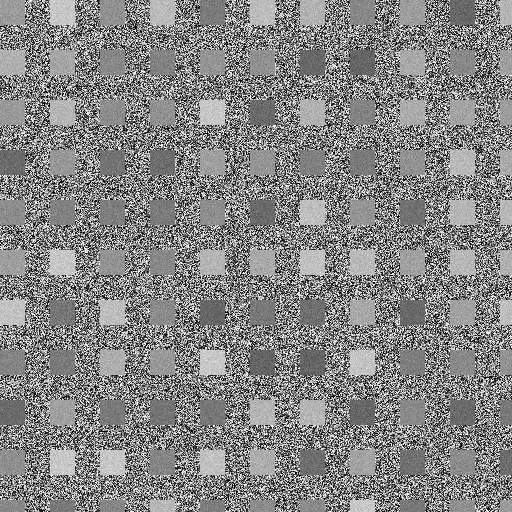
#> input picture src/denek/cover_image.jpg, 512 x 512 px
$ python watermark_embedder.py
#> lines starting #> are read from the running program, lines starting #| are printed output that depends on the picture; after the words box and inside, x2 and y2 are one past the last pixel; in counts of white or black regions, pixels touching at a corner belong together
### src/denek/watermark_generator.py
import numpy as np
import cv2
import os
from typing import Tuple, Dict

class WatermarkGenerator:
    """
    Generates watermark images with metadata structure for multi-band directional embedding.
    """

    def __init__(self, width: int = 64, height: int = 64):
        self.width = width
        self.height = height

    # [24 lines left out: function generate_sample_watermark, not called in this run]

    def create_metadata_bits(self, user_info: str = "User123",
                           model_info: str = "Model456",
                           timestamp: str = "20241201") -> Dict[str, np.ndarray]:
        """
        Convert metadata to binary bits for embedding.
        """
        metadata = {}

        # Convert strings to binary
        user_bits = self._string_to_bits(user_info)
        model_bits = self._string_to_bits(model_info)
        timestamp_bits = self._string_to_bits(timestamp)

        metadata['user'] = user_bits
        metadata['model'] = model_bits
        metadata['timestamp'] = timestamp_bits

        return metadata

    def _string_to_bits(self, text: str) -> np.ndarray:
        """Convert string to binary array."""
        binary_str = ''.join(format(ord(char), '08b') for char in text)
        return np.array([int(bit) for bit in binary_str])

    # [15 lines left out: functions save_watermark, load_watermark, not called in this run]

# [11 lines that do not run on import are left out]

### src/denek/watermark_embedder.py
import numpy as np
import cv2
import pywt
from typing import Tuple, Dict, List
import os

class MultiBandDirectionalEmbedder:
    """
    Multi-Band Directional Embedding using DWT and DCT with QIM.
    Embeds different metadata in different DWT sub-bands based on directionality.
    """

    def __init__(self, block_size: int = 8, alpha: float = 0.1):
        self.block_size = block_size
        self.alpha = alpha  # Embedding strength
        self.dct_coeff_pos = (3, 3)  # Mid-band DCT coefficient position

        # Sub-band assignments
        self.subband_assignments = {
            'LH': 'user',      # Horizontal details -> User metadata
            'HL': 'model',     # Vertical details -> Model metadata
            'HH': 'timestamp'  # Diagonal details -> Timestamp metadata
        }

    def embed_watermark(self, cover_image: np.ndarray, metadata_bits: Dict[str, np.ndarray]) -> np.ndarray:
        """
        Embed watermark using multi-band directional approach.

        Args:
            cover_image: Original grayscale image
            metadata_bits: Dictionary containing binary bits for each metadata type

        Returns:
            Watermarked image
        """
        # Ensure image is grayscale
        if len(cover_image.shape) == 3:
            cover_image = cv2.cvtColor(cover_image, cv2.COLOR_BGR2GRAY)

        # Perform 1-level DWT
        coeffs = pywt.dwt2(cover_image, 'haar')
        LL, (LH, HL, HH) = coeffs

        # Embed in each sub-band
        LH_embedded = self._embed_in_subband(LH, metadata_bits['user'], 'LH')
        HL_embedded = self._embed_in_subband(HL, metadata_bits['model'], 'HL')
        HH_embedded = self._embed_in_subband(HH, metadata_bits['timestamp'], 'HH')

        # Reconstruct the image
        coeffs_embedded = (LL, (LH_embedded, HL_embedded, HH_embedded))
        watermarked_image = pywt.idwt2(coeffs_embedded, 'haar')

        # Ensure proper data type and range
        watermarked_image = np.clip(watermarked_image, 0, 255).astype(np.uint8)

        return watermarked_image

    def _embed_in_subband(self, subband: np.ndarray, bits: np.ndarray, subband_name: str) -> np.ndarray:
        """
        Embed bits in a specific sub-band using DCT and QIM.
        """
        embedded_subband = subband.copy()
        bit_index = 0

        # Divide sub-band into blocks
        rows, cols = subband.shape
        for i in range(0, rows - self.block_size + 1, self.block_size):
            for j in range(0, cols - self.block_size + 1, self.block_size):
                if bit_index >= len(bits):
                    break

                # Extract block
                block = subband[i:i+self.block_size, j:j+self.block_size]

                # Perform DCT
                dct_block = cv2.dct(block.astype(np.float32))

                # Calculate adaptive step size based on local variance
                local_variance = np.var(block)
                step_size = self.alpha * (1 + local_variance / 1000)

                # Embed bit using QIM
                bit_to_embed = bits[bit_index]
                dct_block = self._qim_embed(dct_block, bit_to_embed, step_size)

                # Perform inverse DCT
                embedded_block = cv2.idct(dct_block)

                # Place back in sub-band
                embedded_subband[i:i+self.block_size, j:j+self.block_size] = embedded_block

                bit_index += 1

            if bit_index >= len(bits):
                break

        return embedded_subband

    def _qim_embed(self, dct_block: np.ndarray, bit: int, step_size: float) -> np.ndarray:
        """
        Quantization Index Modulation (QIM) embedding.
        """
        i, j = self.dct_coeff_pos
        coeff_value = dct_block[i, j]

        # Define quantization steps
        if bit == 1:
            # Embed '1' - use odd multiples of step_size
            quantized_value = np.round(coeff_value / step_size)
            if quantized_value % 2 == 0:
                quantized_value += 1
            dct_block[i, j] = quantized_value * step_size
        else:
            # Embed '0' - use even multiples of step_size
            quantized_value = np.round(coeff_value / step_size)
            if quantized_value % 2 == 1:
                quantized_value += 1
            dct_block[i, j] = quantized_value * step_size

        return dct_block

    def save_watermarked_image(self, watermarked_image: np.ndarray, filepath: str) -> None:
        """Save watermarked image to file."""
        cv2.imwrite(filepath, watermarked_image)
        print(f"Watermarked image saved to: {filepath}")

class WatermarkEmbedder:
    """
    Main class for watermark embedding operations.
    """

    def __init__(self, block_size: int = 8, alpha: float = 0.1):
        self.embedder = MultiBandDirectionalEmbedder(block_size, alpha)
        self.watermark_generator = None

    def embed_from_files(self, cover_image_path: str, watermark_path: str,
                        output_path: str, metadata: Dict[str, str] = None) -> np.ndarray:
        """
        Embed watermark from files.

        Args:
            cover_image_path: Path to cover image
            watermark_path: Path to watermark image (optional, can generate metadata)
            output_path: Path to save watermarked image
            metadata: Optional metadata dictionary

        Returns:
            Watermarked image
        """
#> called with cover_image_path = 'cover_image.jpg', watermark_path = '', output_path = 'watermarked_image.jpg'
        # Load cover image
        if not os.path.exists(cover_image_path):
            raise FileNotFoundError(f"Cover image not found: {cover_image_path}")

        cover_image = cv2.imread(cover_image_path, cv2.IMREAD_GRAYSCALE)
#> cover_image is the input picture: shape (512, 512); min 0, max 255, mean 132.8
        if cover_image is None:
            raise ValueError(f"Could not load cover image from: {cover_image_path}")

        # Generate or load metadata bits
        if metadata is None:
            metadata = {
                'user': 'User123',
                'model': 'Model456',
                'timestamp': '20241201'
            }

        # Convert metadata to bits
        from watermark_generator import WatermarkGenerator
        generator = WatermarkGenerator()
        metadata_bits = generator.create_metadata_bits(
            metadata['user'], metadata['model'], metadata['timestamp']
        )

        # Embed watermark
        watermarked_image = self.embedder.embed_watermark(cover_image, metadata_bits)
#> in embed_watermark, `LL, (LH, HL, HH) = coeffs`:
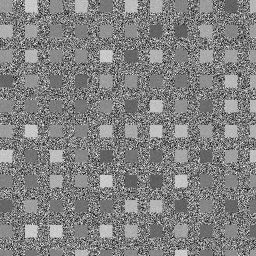
#> LL: shape (256, 256) float64; min 25, max 496.5, mean 265.7; drawn with min black and max white
#> in embed_watermark, `LL, (LH, HL, HH) = coeffs`:
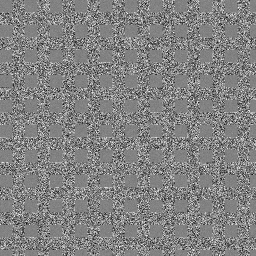
#> LH: shape (256, 256) float64; min -248.5, max 238.5, mean 0.7; drawn with min black and max white
#> in embed_watermark, `LL, (LH, HL, HH) = coeffs`:
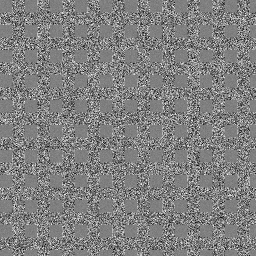
#> HL: shape (256, 256) float64; min -236, max 234, mean 0.5; drawn with min black and max white
#> in embed_watermark, `LL, (LH, HL, HH) = coeffs`:
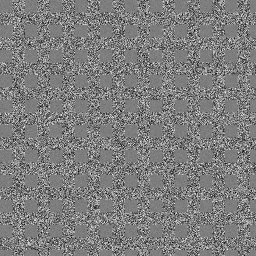
#> HH: shape (256, 256) float64; min -239, max 244.5, mean -0.3; drawn with min black and max white
#> after the loop in _embed_in_subband, `for i in range(0, rows - self.block_size + 1, self.block_size):`: embedded_subband: shape (256, 256) float64; 5.47% of pixels changed, all inside (x1, y1, x2, y2) = (0, 0, 256, 16)
#> after the loop in _embed_in_subband, `for i in range(0, rows - self.block_size + 1, self.block_size):`: bit_index = 56
#> the loop in _embed_in_subband (call 2), `for i in range(0, rows - self.block_size + 1, self.block_size):` made 2 passes

        # Save result
        self.embedder.save_watermarked_image(watermarked_image, output_path)

        return watermarked_image

if __name__ == "__main__":
    # Example usage
    embedder = WatermarkEmbedder()

    # Example file paths (these should be configured)
    cover_path = "cover_image.jpg"
    output_path = "watermarked_image.jpg"

    try:
        watermarked = embedder.embed_from_files(cover_path, "", output_path)
        print("Watermark embedding completed successfully!")
    except Exception as e:
        print(f"Error during embedding: {e}")

$ run again, with src/güncellenmiş 2. proje/baboon_attacked.jpg copied over src/denek/cover_image.jpg
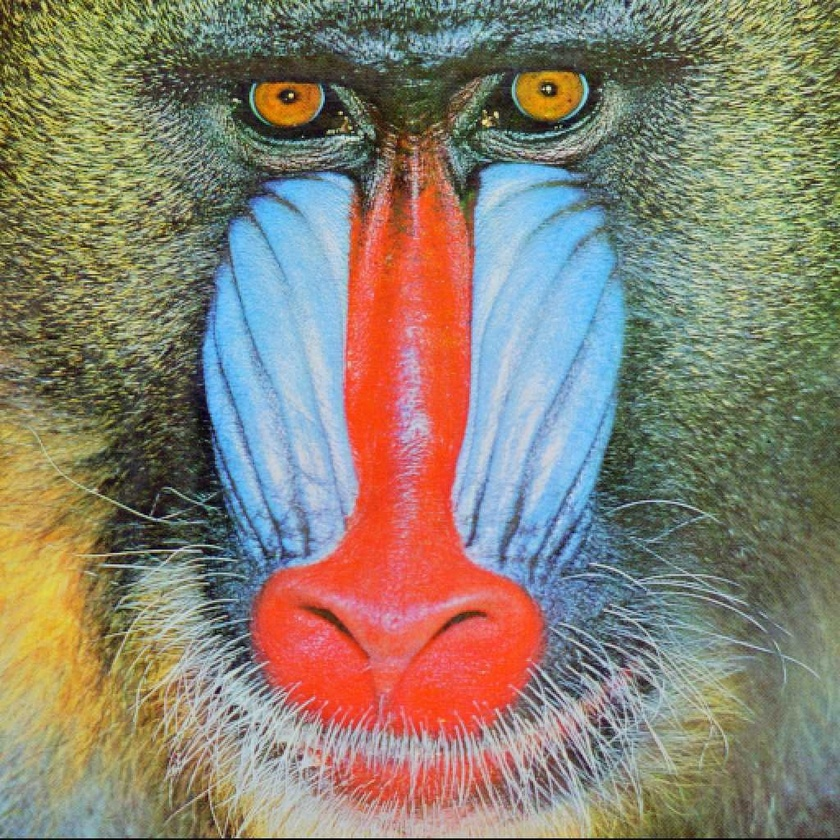
#> input picture src/güncellenmiş 2. proje/baboon_attacked.jpg, 840 x 840 px, shrunk from 1024 x 1024 before the run
#> in embed_watermark, `LL, (LH, HL, HH) = coeffs`:
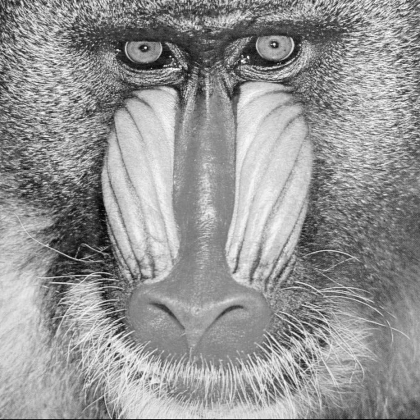
#> LL: shape (420, 420) float64; min 12, max 435, mean 259.2; drawn with min black and max white
#> in embed_watermark, `LL, (LH, HL, HH) = coeffs`:
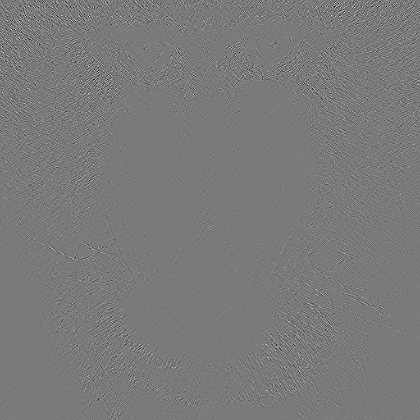
#> HH: shape (420, 420) float64; min -70, max 75.5, mean 0; drawn with min black and max white
#> after the loop in _embed_in_subband, `for i in range(0, rows - self.block_size + 1, self.block_size):`: bit_index = 56
#> the loop in _embed_in_subband (call 2), `for i in range(0, rows - self.block_size + 1, self.block_size):` made 2 passes
